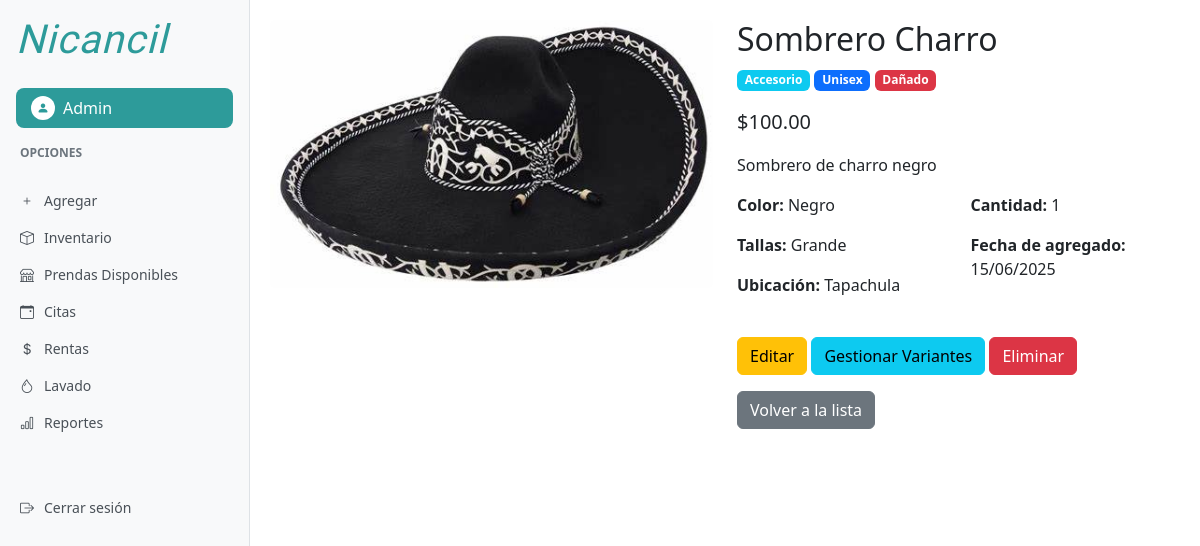
The page /prenda/2/ (signed in) on the database as committed earlier.
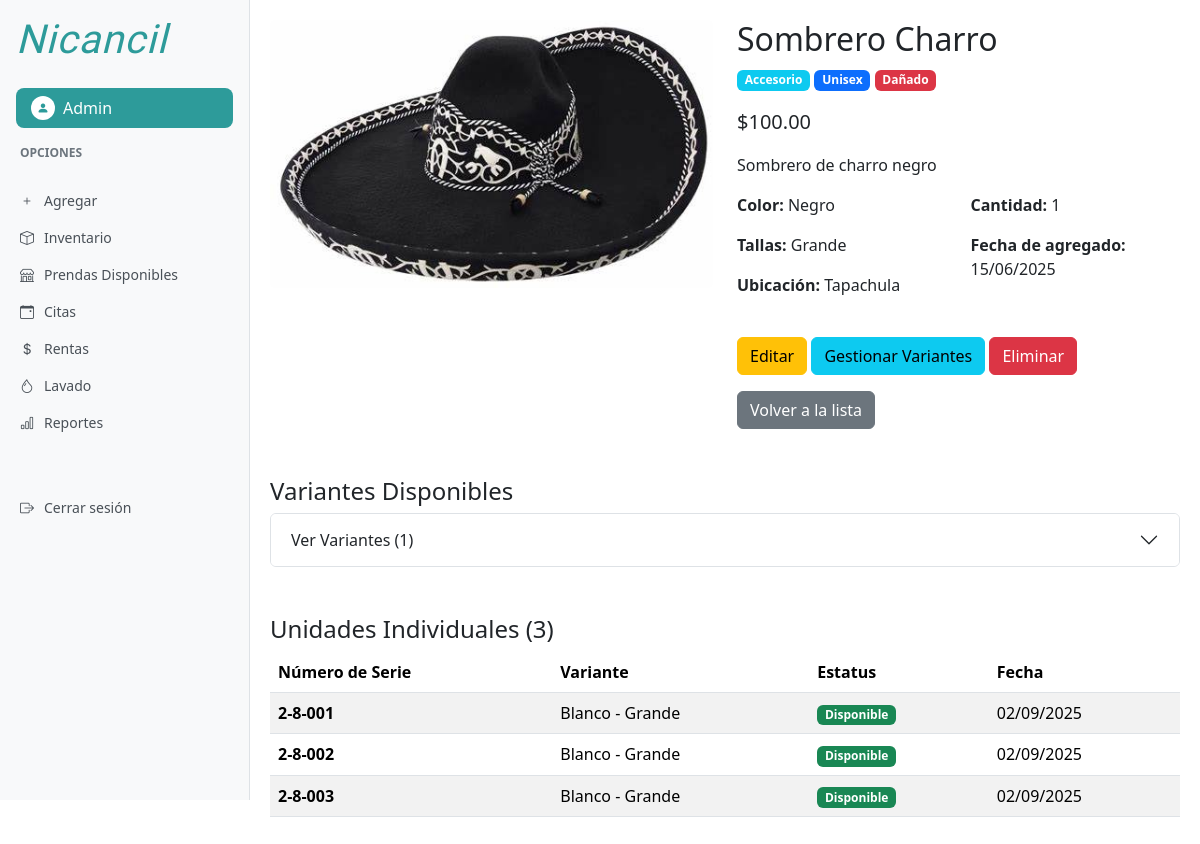
The same page on the database as committed later.
### usuarios/models.py (models this page shows)
class Usuario(AbstractUser):
    ROLES=(
        ("admin", "Administrador"),
        ("emp", "Empleado"),
        )
    rol=models.CharField(max_length=10, choices=ROLES, default="emp")

### inventario/models.py (models this page shows, shortened)
class Prenda(models.Model):
    TIPOS = (
        ('traje', 'Traje'),
        ('vestido', 'Vestido'),
        ('accesorio', 'Accesorio'),
    )
    ESTATUS = (
        ('disponible', 'Disponible'),
        ('apartado', 'Apartado'),
        ('en_uso', 'En Uso'),
        ('dañado', 'Dañado'),
        ('mantenimiento', 'En Mantenimiento'),
        ('lavanderia', 'En Lavandería'),
    )
    GENEROS = (
        ('hombre', 'Hombre'),
        ('mujer', 'Mujer'),
        ('unisex', 'Unisex'),
    )
    nombre = models.CharField(max_length=100)
    descripcion = models.TextField()
    precio = models.DecimalField(max_digits=10, decimal_places=2)
    tipo = models.CharField(max_length=20, choices=TIPOS, default='traje')
    color = models.CharField(max_length=50, blank=True)
    estatus = models.CharField(max_length=20, choices=ESTATUS, default='disponible')
    tallas = models.CharField(max_length=50, blank=True)
    genero = models.CharField(max_length=10, choices=GENEROS, default='unisex')
    lugar = models.CharField(max_length=100, blank=True, verbose_name="Lugar o sitio del traje")
    cantidad = models.PositiveIntegerField(default=1)
    imagen = models.ImageField(upload_to='prendas/', null=True, blank=True)
    fecha_creacion = models.DateTimeField(auto_now_add=True)

class PrendaUnidad(models.Model):
    variante=models.ForeignKey(PrendaVariante, on_delete=models.CASCADE, related_name='unidades' )
    numero_serie=models.CharField(max_length=20, unique=True)
    estatus=models.CharField(max_length=20, choices=Prenda.ESTATUS, default='disponible')
    fecha_creacion=models.DateTimeField(auto_now_add=True)
    notas=models.TextField(blank=True, help_text="Notas adicionales sobre la unidad")
    class Meta:
        verbose_name="Unidad de Prenda"
        verbose_name_plural="Unidades de Prenda"
        ordering=['numero_serie']

class PrendaVariante(models.Model):
    prenda = models.ForeignKey(Prenda, on_delete=models.CASCADE, related_name='variantes')
    color = models.CharField(max_length=50)
    talla = models.CharField(max_length=20)
    cantidad = models.PositiveIntegerField(default=1)
    estatus = models.CharField(max_length=20, choices=Prenda.ESTATUS)
    imagen = models.ImageField(upload_to='variantes/', null=True, blank=True)
    class Meta:
        unique_together = ('prenda', 'color', 'talla')

### inventario/views.py (the view)
# urls.py: path('prenda/<int:pk>/', views.prenda_detalle, name='prenda_detalle'),
@login_required
def prenda_detalle(request, pk):
    prenda = get_object_or_404(Prenda, pk=pk)
    unidades=PrendaUnidad.objects.filter(variante__prenda=prenda)
    return render(request, 'inventario/prenda_detalle.html', {'prenda': prenda, 'unidades':unidades})

### templates/inventario/prenda_detalle.html (shortened to what this page needs)
{% extends 'base_dashboard.html' %}
{% block content %}
    <div class="row">
        <div class="col-md-6">
            {% if prenda.imagen %}
                <img src="{{ prenda.imagen.url }}" class="img-fluid rounded" alt="{{ prenda.nombre }}">
            {% else %}
                <div class="bg-light text-center py-5 rounded">Sin imagen</div>
            {% endif %}
        </div>
        <div class="col-md-6">
            <h2>{{ prenda.nombre }}</h2>
            <p>
                <span class="badge bg-info">{{ prenda.get_tipo_display }}</span>
                <span class="badge bg-primary">{{ prenda.get_genero_display }}</span>
                <span class="badge {% if prenda.estatus == 'disponible' %}bg-success{% elif prenda.estatus == 'apartado' %}bg-warning{% else %}bg-danger{% endif %}">
                    {{ prenda.get_estatus_display }}
                </span>
            </p>
            <p class="lead">${{ prenda.precio }}</p>
            <p>{{ prenda.descripcion }}</p>
            <div class="row mt-3">
                <div class="col-md-6">
                    <p><strong>Color:</strong> {{ prenda.color|default:"No especificado" }}</p>
                    <p><strong>Tallas:</strong> {{ prenda.tallas|default:"No especificado" }}</p>
                    <p><strong>Ubicación:</strong> {{ prenda.lugar|default:"No especificado" }}</p>
                </div>
                <div class="col-md-6">
                    <p><strong>Cantidad:</strong> {{ prenda.cantidad }}</p>
                    <p><strong>Fecha de agregado:</strong> {{ prenda.fecha_creacion|date:"d/m/Y" }}</p>
                </div>
            </div>
            {% if user.rol == 'admin' %}
            <div class="mt-4">
                <a href="{% url 'editar_prenda' prenda.pk %}" class="btn btn-warning">Editar</a>
                <a href="{% url 'gestionar_variantes' prenda.pk %}" class="btn btn-info">Gestionar Variantes</a>
                <a href="{% url 'eliminar_prenda' prenda.pk %}" class="btn btn-danger">Eliminar</a>
            </div>
            {% endif %}
            <a href="{% url 'prenda_lista' %}" class="btn btn-secondary mt-3">Volver a la lista</a>
        </div>
    </div>
    {% if prenda.variantes.exists %}
    <div class="row mt-5">
        <div class="col-12">
            <h4>Variantes Disponibles</h4>
            <div class="accordion" id="variantesAccordion">
                <div class="accordion-item">
                    <h2 class="accordion-header" id="headingVariantes">
                        <button class="accordion-button collapsed" type="button" data-bs-toggle="collapse" data-bs-target="#collapseVariantes" aria-expanded="false" aria-controls="collapseVariantes">
                            Ver Variantes ({{ prenda.variantes.count }})
                        </button>
                    </h2>
                </div>
            </div>
        </div>
    </div>
    {% endif %}
    {% if unidades %}
    <div class="row mt-5">
        <div class="col-12">
            <h4>Unidades Individuales ({{ unidades.count }})</h4>
            <div class="table-responsive">
                <table class="table table-striped">
                    <thead>
                        <tr>
                            <th>Número de Serie</th>
                            <th>Variante</th>
                            <th>Estatus</th>
                            <th>Fecha</th>
                        </tr>
                    </thead>
                    <tbody>
                        {% for unidad in unidades %}
                        <tr>
                            <td><strong>{{ unidad.numero_serie }}</strong></td>
                            <td>{{ unidad.variante.color }} - {{ unidad.variante.talla }}</td>
                            <td>
                                <span class="badge bg-{% if unidad.estatus == 'disponible' %}success{% elif unidad.estatus == 'apartado' %}warning{% else %}danger{% endif %}">
                                    {{ unidad.get_estatus_display }}
                                </span>
                            </td>
                            <td>{{ unidad.fecha_creacion|date:"d/m/Y" }}</td>
                        </tr>
                        {% endfor %}
                    </tbody>
                </table>
            </div>
        </div>
    </div>
    {% endif %}
{% endblock %}

### templates/base_dashboard.html (shortened to what this page needs)
<!DOCTYPE html>
<html lang="es">
<head>
    <link href="https://cdn.jsdelivr.net/npm/bootstrap@5.3.2/dist/css/bootstrap.min.css" rel="stylesheet">
    <link href="https://cdn.jsdelivr.net/npm/bootstrap-icons@1.10.0/font/bootstrap-icons.css" rel="stylesheet">
    {% load static %}
    <link rel="stylesheet" type="text/css" href="{% static 'css/dashboard.css' %}">
</head>
<body>
    <div class="sidebar position-fixed">
        <div class="p-3">
            <h1 class="nicancil-font text-nicancil-teal mb-4">Nicancil</h1>
            <div class="user-profile">
                <div class="user-icon">
                    <i class="bi bi-person-fill"></i>
                </div>
                <span>{{ user.username }}</span>
            </div>
        </div>
        <div class="sidebar-section-title">Opciones</div>
        <nav class="sidebar-nav">
            {% if user.rol == 'admin' %}
            <a href="{% url 'nueva_prenda' %}" class="sidebar-nav-item {% if request.path == '/nueva_prenda/' %}active{% endif %}">
                <i class="bi bi-plus"></i>
                Agregar
            </a>
            {% endif %}
            <a href="{% url 'inventario' %}" class="sidebar-nav-item {% if request.path == '/inventario/' %}active{% endif %}">
                <i class="bi bi-box"></i>
                Inventario
            </a>
            <a href="{% url 'prenda_lista' %}" class="sidebar-nav-item {% if request.path == '/tienda/' %}active{% endif %}">
                <i class="bi bi-shop"></i>
                Prendas Disponibles
            </a>
            {% if user.rol == 'admin' %}
            <a href="#" class="sidebar-nav-item">
                <i class="bi bi-calendar-event"></i>
                Citas
            </a>
            {% endif %}
            <a href="{% url 'lista_rentas' %}" class="sidebar-nav-item {% if '/rentas/' in request.path %}active{% endif %}">
                <i class="bi bi-currency-dollar"></i>
                Rentas
            </a>
            {% if user.rol == 'admin' %}
            <a href="#" class="sidebar-nav-item">
                <i class="bi bi-droplet"></i>
                Lavado
            </a>
            <a href="#" class="sidebar-nav-item">
                <i class="bi bi-bar-chart"></i>
                Reportes
            </a>
            {% endif %}
            <a href="{% url 'logout' %}" class="sidebar-nav-item mt-5">
                <i class="bi bi-box-arrow-right"></i>
                Cerrar sesión
            </a>
        </nav>
    </div>
    <div class="main-content-wrapper">
        {% block content %}{% endblock %}
    </div>
</body>
</html>

### static/css/dashboard.css (style rules this page uses)
:root { --nicancil-teal: #2D9B9A; }
.text-nicancil-teal { color: var(--nicancil-teal) !important; }
.nicancil-font { font-family: 'Great Vibes', cursive; font-weight: 400; letter-spacing: 1px; font-style: italic; font-size: 2.5rem; color: var(--nicancil-teal); }
.sidebar { min-height: 100vh; background-color: #f8f9fa; border-right: 1px solid #dee2e6; width: 250px; }
.main-content-wrapper { margin-left: 250px; min-height: 100vh; padding: 20px; }
.user-profile { background-color: var(--nicancil-teal); color: white; padding: 8px 15px; border-radius: 8px; display: flex; align-items: center; gap: 8px; font-weight: 500; }
.user-icon { background-color: white; color: var(--nicancil-teal); width: 24px; height: 24px; border-radius: 50%; display: flex; align-items: center; justify-content: center; font-size: 12px; }
.sidebar-nav { padding: 0; margin-top: 20px; }
.sidebar-section-title { color: #6c757d; font-size: 12px; font-weight: 600; text-transform: uppercase; margin-bottom: 10px; padding: 0 20px; }
.sidebar-nav-item { display: flex; align-items: center; padding: 8px 20px; color: #495057; text-decoration: none; font-size: 14px; gap: 10px; }

Rows that differ between the two databases and show on the page:
shown differently, row unchanged: Prenda "Sombrero Charro": variantes.count (not shown) → "1"
added PrendaUnidad: numero_serie "2-8-001", variante.color "Blanco", variante.talla "Grande", estatus "Disponible", fecha_creacion "02/09/2025"
added PrendaUnidad: numero_serie "2-8-002", variante.color "Blanco", variante.talla "Grande", estatus "Disponible", fecha_creacion "02/09/2025"
added PrendaUnidad: numero_serie "2-8-003", variante.color "Blanco", variante.talla "Grande", estatus "Disponible", fecha_creacion "02/09/2025"
Other text that changed with them:
{{ unidades.count }}: (not shown) → "3"
text now shown: "Variantes Disponibles Ver Variantes ( ) Unidades Individuales ( ) Número de Serie Variante Estatus Fecha"
